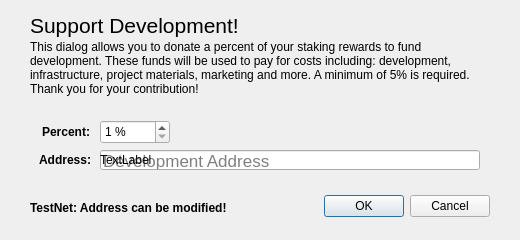
<?xml version="1.0" encoding="UTF-8"?>
<ui version="4.0">
 <class>charityDialog</class>
 <widget class="QDialog" name="charityDialog">
  <property name="geometry">
   <rect>
    <x>0</x>
    <y>0</y>
    <width>520</width>
    <height>240</height>
   </rect>
  </property>
  <property name="windowTitle">
   <string>Support Development</string>
  </property>
  <widget class="QDialogButtonBox" name="buttonBox">
   <property name="geometry">
    <rect>
     <x>0</x>
     <y>190</y>
     <width>490</width>
     <height>32</height>
    </rect>
   </property>
   <property name="orientation">
    <enum>Qt::Horizontal</enum>
   </property>
   <property name="standardButtons">
    <set>QDialogButtonBox::Cancel|QDialogButtonBox::Ok</set>
   </property>
  </widget>
  <widget class="QLineEdit" name="charityAddressEdit">
   <property name="enabled">
    <bool>true</bool>
   </property>
   <property name="geometry">
    <rect>
     <x>100</x>
     <y>150</y>
     <width>380</width>
     <height>20</height>
    </rect>
   </property>
   <property name="font">
    <font>
     <pointsize>13</pointsize>
    </font>
   </property>
   <property name="placeholderText">
    <string>Development Address</string>
   </property>
  </widget>
  <widget class="QLabel" name="label">
   <property name="geometry">
    <rect>
     <x>30</x>
     <y>10</y>
     <width>251</width>
     <height>31</height>
    </rect>
   </property>
   <property name="font">
    <font>
     <pointsize>16</pointsize>
     <weight>50</weight>
     <bold>false</bold>
    </font>
   </property>
   <property name="text">
    <string>Support Development!</string>
   </property>
   <property name="scaledContents">
    <bool>false</bool>
   </property>
   <property name="alignment">
    <set>Qt::AlignLeading|Qt::AlignLeft|Qt::AlignVCenter</set>
   </property>
  </widget>
  <widget class="QLabel" name="label_2">
   <property name="geometry">
    <rect>
     <x>30</x>
     <y>40</y>
     <width>460</width>
     <height>80</height>
    </rect>
   </property>
   <property name="lineWidth">
    <number>1</number>
   </property>
   <property name="text">
    <string>This dialog allows you to donate a percent of your staking rewards to fund development. These funds will be used to pay for costs including: development, infrastructure, project materials, marketing and more. A minimum of 5% is required. Thank you for your contribution!</string>
   </property>
   <property name="alignment">
    <set>Qt::AlignLeading|Qt::AlignLeft|Qt::AlignTop</set>
   </property>
   <property name="wordWrap">
    <bool>true</bool>
   </property>
  </widget>
  <widget class="QSpinBox" name="charityPercentSb">
   <property name="geometry">
    <rect>
     <x>100</x>
     <y>120</y>
     <width>70</width>
     <height>24</height>
    </rect>
   </property>
   <property name="contextMenuPolicy">
    <enum>Qt::NoContextMenu</enum>
   </property>
   <property name="suffix">
    <string> %</string>
   </property>
   <property name="prefix">
    <string/>
   </property>
   <property name="minimum">
    <number>1</number>
   </property>
   <property name="maximum">
    <number>100</number>
   </property>
   <property name="value">
    <number>1</number>
   </property>
   <property name="displayIntegerBase">
    <number>10</number>
   </property>
  </widget>
  <widget class="QLabel" name="label_3">
   <property name="geometry">
    <rect>
     <x>-1</x>
     <y>122</y>
     <width>91</width>
     <height>20</height>
    </rect>
   </property>
   <property name="font">
    <font>
     <weight>75</weight>
     <bold>true</bold>
    </font>
   </property>
   <property name="text">
    <string>Percent:</string>
   </property>
   <property name="alignment">
    <set>Qt::AlignRight|Qt::AlignTrailing|Qt::AlignVCenter</set>
   </property>
  </widget>
  <widget class="QLabel" name="label_4">
   <property name="geometry">
    <rect>
     <x>0</x>
     <y>150</y>
     <width>91</width>
     <height>20</height>
    </rect>
   </property>
   <property name="font">
    <font>
     <weight>75</weight>
     <bold>true</bold>
    </font>
   </property>
   <property name="text">
    <string>Address:</string>
   </property>
   <property name="alignment">
    <set>Qt::AlignRight|Qt::AlignTrailing|Qt::AlignVCenter</set>
   </property>
  </widget>
  <widget class="QLabel" name="testNetLabel">
   <property name="geometry">
    <rect>
     <x>30</x>
     <y>200</y>
     <width>251</width>
     <height>16</height>
    </rect>
   </property>
   <property name="font">
    <font>
     <weight>75</weight>
     <bold>true</bold>
    </font>
   </property>
   <property name="text">
    <string>TestNet: Address can be modified!</string>
   </property>
  </widget>
  <widget class="QLabel" name="charityAddress">
   <property name="geometry">
    <rect>
     <x>100</x>
     <y>150</y>
     <width>380</width>
     <height>20</height>
    </rect>
   </property>
   <property name="text">
    <string>TextLabel</string>
   </property>
  </widget>
 </widget>
 <resources/>
 <connections>
  <connection>
   <sender>buttonBox</sender>
   <signal>accepted()</signal>
   <receiver>charityDialog</receiver>
   <slot>accept()</slot>
   <hints>
    <hint type="sourcelabel">
     <x>378</x>
     <y>194</y>
    </hint>
    <hint type="destinationlabel">
     <x>157</x>
     <y>229</y>
    </hint>
   </hints>
  </connection>
  <connection>
   <sender>buttonBox</sender>
   <signal>rejected()</signal>
   <receiver>charityDialog</receiver>
   <slot>reject()</slot>
   <hints>
    <hint type="sourcelabel">
     <x>446</x>
     <y>200</y>
    </hint>
    <hint type="destinationlabel">
     <x>286</x>
     <y>229</y>
    </hint>
   </hints>
  </connection>
 </connections>
</ui>
